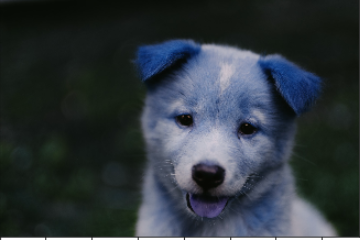
#> input picture Computer-Vision/Data/puppy.PNG, 360 x 240 px
$ jupyter execute --allow-errors '03. Object Detection with HaarCascade Algorithm.ipynb'   (text cells are left out)
#> lines starting #> are read from the running program, lines starting #| are printed output that depends on the picture; after the words box and inside, x2 and y2 are one past the last pixel; in counts of white or black regions, pixels touching at a corner belong together; pictures that were not available may be replaced by others from this repository, and a replacement may not be noted
[cell 1]
import cv2
import numpy as np

[cell 2]
# Create an empty background, black in color
img = np.zeros((512,512,3))
cv2.imshow("window", img)
cv2.waitKey(0)

[cell 3]
# Create a red circle (B=0, G=0, R=255) with radius = 50 pixels and thickness = 3 pixels in the above background
cv2.circle(img, center=(100,100), radius=50, color=(0,0,255), thickness=3)
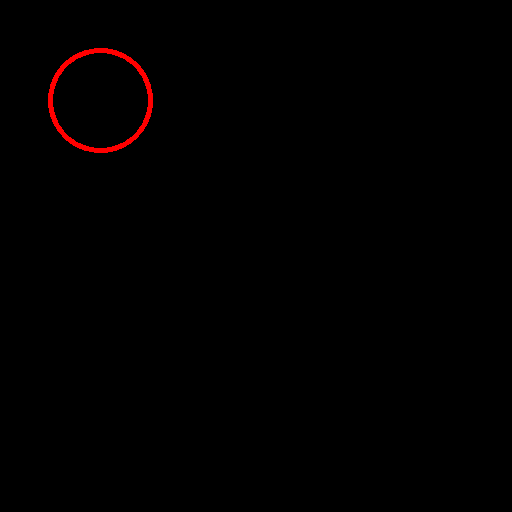
#> img: shape (512, 512, 3) float64; mean of channels 0, 1, 2 0, 0, 1.5; drawn as B, G, R
cv2.imshow("window", img)
cv2.waitKey(0)

[cell 4]
# Create a solid green circle (B=0, G=255, R=0) with radius = 75 and thickness = -1 (Solid) in the above background
cv2.circle(img, center=(200,200), radius=75, color=(0,255,0), thickness=-1)
cv2.imshow("window", img)
cv2.waitKey(0)

[cell 5]
# Create a Blue Rectangle (B=255, G=0, R=0) with start and end coordinates as 100x100 px and 300x300 px and thickness = 3 px
cv2.rectangle(img, pt1 = (100,100), pt2=(300,300), color=(255,0,0), thickness=3)
cv2.imshow("window", img)
cv2.waitKey(0)

[cell 6]
# Create a Solid White Rectangle (B=255, G=255, R=255) with start and end coordinates as 300x300 px and 500x500 px
# and thickness = -1 (Solid)
cv2.rectangle(img, pt1 = (300,300), pt2=(500,500), color=(255,255,255), thickness=-1)
cv2.imshow("window", img)
cv2.waitKey(0)

[cell 7]
# Create a Green Line (B=0, G=255, R=0) starting from 0x0 px to 512x512px with thickness = 5 px
cv2.line(img, pt1=(0,0), pt2=(512,512), thickness = 5, color=(0,255,0))
cv2.imshow("window", img)
cv2.waitKey(0)

[cell 8]
# Insert Text starting from 100x100 px and specify font, color, thickness, line type, text and font name
cv2.putText(img, org=(100,100), fontScale=4, color=(0,255,255), thickness=10, lineType = cv2.LINE_AA, text = "Hello",
           fontFace = cv2.FONT_ITALIC)
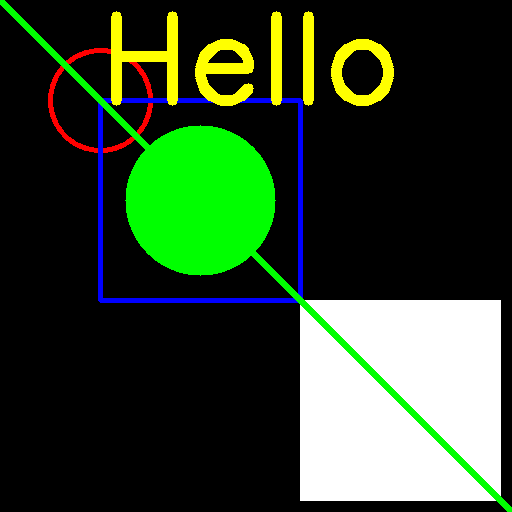
#> img: shape (512, 512, 3) float64; mean of channels 0, 1, 2 41, 66.6, 47.2; drawn as B, G, R
cv2.imshow("window", img)
cv2.waitKey(0)

[cell 9]
#!pip install PyAutoGUI

[cell 10]
import pyautogui
import cv2
import numpy as np
image = pyautogui.screenshot()
#> (the rest of this cell did not finish here and is left out)

[cell 11]
# Get a list of all COLOR Methods in cv2 directory
color_list = [method for method in dir(cv2) if method.startswith('COLOR_') is True]
print(len(color_list))
color_list

[cell 12]
img = cv2.imread("Data/puppy.PNG")
#> img is the input picture: shape (240, 360, 3); mean B, G, R 59.7, 54.2, 46.2

for color in range(len(color_list)):
    col_name = color_list[color]
    col_code = 'cv2.'+ col_name
    resized = cv2.resize(img, (400,400))
    try:
        rgb_image = cv2.cvtColor(resized, eval(col_code))
        cv2.imshow(col_name + "_" + str(color), rgb_image)
        cv2.waitKey()
    except Exception as e:
#         print("Error on", str(col_code))
        pass
    cv2.destroyAllWindows()
#> this loop made 374 passes
#> pass 1, `resized = cv2.resize(img, (400,400))`:
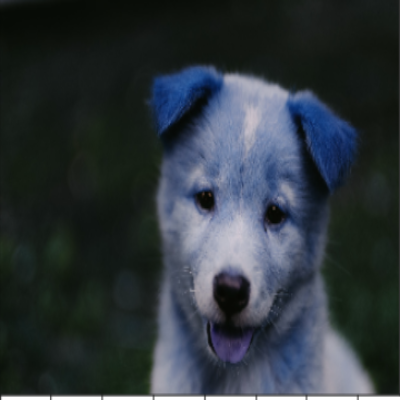
#> resized: shape (400, 400, 3); mean B, G, R 59.6, 54.1, 46.2

[cell 13]
import cv2
import numpy as np

cap = cv2.VideoCapture(0)

while True:
    ret, frame = cap.read()
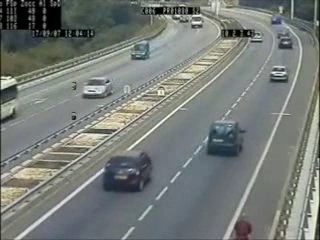
#> input picture frame 75 of Computer-Vision/Data/cars.avi, 320 x 240 px, given in place of the camera
#> frame is the input picture: shape (240, 320, 3); mean B, G, R 120, 123.9, 118.8

#     frame = cv2.cvtColor(frame, cv2.COLOR_BGR2GRAY)
#     frame = cv2.cvtColor(frame, cv2.COLOR_BGR2LUV)
#     frame = cv2.cvtColor(frame, cv2.COLOR_BGR2RGB)

    cv2.imshow("my pics", frame)

    if cv2.waitKey(1) & 0xFF == ord('x'):    # Press 'x' to close webcam
#> (key x is pressed here)
        break

cv2.destroyAllWindows()

[cell 14]
import cv2
import numpy as np

cap = cv2.VideoCapture(0)

# Algorithm
video_capture = cv2.VideoWriter_fourcc(*'XVID')                                     # Video Capture
#> video_capture = 1145656920
output = cv2.VideoWriter('Data/webcam_video.avi', video_capture, 20.0, (640,480))   # Video Output

while True:
    ret, frame = cap.read()
    output.write(frame)

#     frame = cv2.cvtColor(frame, cv2.COLOR_BGR2GRAY)
    frame = cv2.cvtColor(frame, cv2.COLOR_BGR2LUV)
#> frame: shape (240, 320, 3); mean of channels 0, 1, 2 129.7, 94.6, 138.5
#     frame = cv2.cvtColor(frame, cv2.COLOR_BGR2RGB)

    cv2.imshow("my pics", frame)

    if cv2.waitKey(1) & 0xFF == ord('x'):
#> (key x is pressed here)
        break

output.release()
cv2.destroyAllWindows()

[cell 15]
import cv2
import numpy as np

import time

cap = cv2.VideoCapture('Data/webcam_video.avi')

try:
    while True:
        ret, frame = cap.read()
        time.sleep(1/20)          # Define frames per second

        #img_gray = cv2.cvtColor(frame, cv2.COLOR_BGR2GRAY)
        #img_gray = cv2.cvtColor(frame, cv2.COLOR_BGR2LUV)
        #img_gray = cv2.cvtColor(frame, cv2.COLOR_BGR2RGB)

        cv2.imshow("my pics", frame)

        if cv2.waitKey(1) & 0xFF == ord('x'):
#> (key x is pressed here)
            break
except:
    pass

cv2.destroyAllWindows()

[cell 16]
import numpy as np
import cv2
body_classifier = cv2.CascadeClassifier('Data/haarcascade_fullbody.xml')
cap = cv2.VideoCapture('Data/walking.avi')

try:
    while cap.isOpened():
        ret, frame = cap.read()

        gray = cv2.cvtColor(frame, cv2.COLOR_BGR2GRAY)
        bodies = body_classifier.detectMultiScale(gray, 1.2, 3)
#> bodies = ()

        for (x, y, w, h) in bodies:
            cv2.rectangle(frame, (x, y), (x+w, y+h), (0,255,255),2)
            cv2.imshow("walking on the street", frame)
#> this loop made 0 passes

        if cv2.waitKey(1) & 0xFF == ord('x'):
#> (key x is pressed here)
            break

except:
    Pass

cap.release()
cv2.destroyAllWindows()

[cell 17]
import numpy as np
import cv2
car_classifier = cv2.CascadeClassifier('Data/haarcascade_car.xml')
cap = cv2.VideoCapture('Data/cars.avi')

try:
    while cap.isOpened():
        ret, frame = cap.read()

        gray = cv2.cvtColor(frame, cv2.COLOR_BGR2GRAY)
        cars = car_classifier.detectMultiScale(gray, 1.4,2)
#> cars = ()

        for (x, y, w, h) in cars:
            cv2.rectangle(frame, (x, y), (x+w, y+h), (0,255,255),2)
            cv2.imshow("Car", frame)

        if cv2.waitKey(1) & 0xFF == ord('x'):
#> (key x is pressed here)
            break

except:
    pass

cap.release()
cv2.destroyAllWindows()

[cell 18]
import numpy as np
import cv2

# Read the Haar Cascade files for Face and Eyes
face_cascade = cv2.CascadeClassifier('Data/haarcascade_frontalface_default.xml')
eye_cascade = cv2.CascadeClassifier('Data/haarcascade_eye.xml')

cap = cv2.VideoCapture(0)
while True:
    ret, img = cap.read()
    gray = cv2.cvtColor(img, cv2.COLOR_BGR2GRAY)
    faces = face_cascade.detectMultiScale(gray)
#> faces = ()

    for (x, y, w, h) in faces:
        cv2.putText(img, "face", (x,y), cv2.FONT_HERSHEY_SIMPLEX, 1, (200,255,255),2, cv2.LINE_AA)
        cv2.rectangle(img, (x, y),(x+w, y+h), (255,0,0),2)

        roi_gray = gray[y:y+h, x:x+w]
        roi_color = img[y:y+h, x:x+w]

        eyes = eye_cascade.detectMultiScale(roi_gray)
        for (ex, ey, ew, eh) in eyes:
            cv2.putText(roi_color, "eye", (ex, ey), cv2.FONT_HERSHEY_SIMPLEX, 0.5,(200,255,255),2,cv2.LINE_AA)
            cv2.rectangle(roi_color, (ex, ey),(ex+ew, ey+eh), (0,0,255),2)
    cv2.imshow("Face and Eye Detection", img)
    if cv2.waitKey(1) & 0xFF == ord('x'):
#> (key x is pressed here)
        break

cap.release()
cv2.destroyAllWindows()

[cell 19]
import numpy as np
import cv2

# Read the Haar Cascade files for Face and Eyes
pedestrian_cascade = cv2.CascadeClassifier('Data/haarcascade_fullbody.xml')
car_cascade = cv2.CascadeClassifier('Data/haarcascade_car.xml')
face_cascade = cv2.CascadeClassifier('Data/haarcascade_frontalface_default.xml')

cap = cv2.VideoCapture('Data/bangkok3.mp4')
while True:
    ret, img = cap.read()
    gray = cv2.cvtColor(img, cv2.COLOR_BGR2GRAY)

    pedestrian = pedestrian_cascade.detectMultiScale(gray)
#> pedestrian = ()
    for (px, py, pw, ph) in pedestrian:
        cv2.putText(img, "Pedestrian", (px,py), cv2.FONT_HERSHEY_SIMPLEX, 1, (200,255,255),2, cv2.LINE_AA)
        cv2.rectangle(img, (px, py),(px+pw, py+ph), (255,0,0),2)


    car = car_cascade.detectMultiScale(gray)
#> car = [[257, 55, 40, 40], [74, 74, 36, 36], [115, 29, 44, 44], [95, 151, 58, 58], [191, 110, 66, 66]]
    for (cx, cy, cw, ch) in car:
        cv2.putText(img, "Car", (cx, cy), cv2.FONT_HERSHEY_SIMPLEX, 1,(200,255,255),2 , cv2.LINE_AA)
        cv2.rectangle(img, (cx, cy), (cx+cw, cy+ch), (0,0,255), 2)
#> this loop made 5 passes
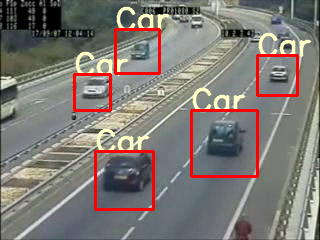
#> img: shape (240, 320, 3); 7.05% of pixels changed, all inside (x1, y1, x2, y2) = (73, 6, 312, 211)

    face = face_cascade.detectMultiScale(gray)
#> face = ()
    for (fx, fy, fw, fh) in face:
        cv2.putText(img, "Human", (fx, fy), cv2.FONT_HERSHEY_SIMPLEX, 1,(200,255,255),2 , cv2.LINE_AA)
        cv2.rectangle(img, (fx, fy),(fx+fw, fy+fh), (0,0,255), 2)

    cv2.imshow("Traffic Detection", img)

    if cv2.waitKey(1) & 0xFF == ord('x'):
#> (key x is pressed here)
        break

cap.release()
cv2.destroyAllWindows()
